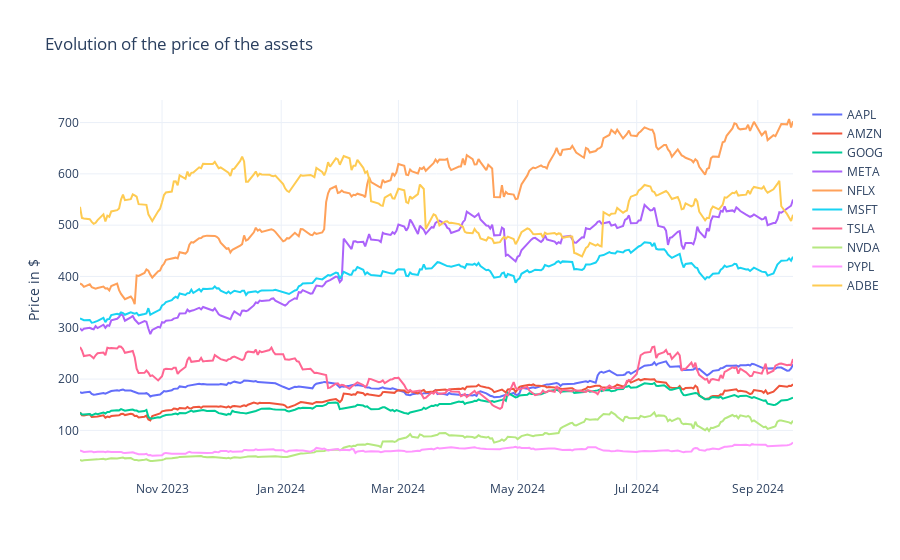

Write notebook code for a chart like this one.
### Code cell
fig = go.Figure()
for a in assets:
    fig.add_trace(go.Scatter(x=data[a].index, y=data[a], name=a))
fig.update_layout(title='Evolution of the price of the assets', yaxis_title='Price in $')
fig.show()

### Figure 1 — Plotly figure (JSON) as saved in the notebook; plotly's stock layout.template omitted (floating-point values rounded to 4 significant figures; data arrays with more than 128 entries replaced by an {"elided": "..."} marker saying what was removed)
{"data": [{"name": "AAPL", "type": "scatter", "x": {"elided": "252 str values"}, "y": {"elided": "252 float values"}}, {"name": "AMZN", "type": "scatter", "x": {"elided": "252 str values"}, "y": {"elided": "252 float values"}}, {"name": "GOOG", "type": "scatter", "x": {"elided": "252 str values"}, "y": {"elided": "252 float values"}}, {"name": "META", "type": "scatter", "x": {"elided": "252 str values"}, "y": {"elided": "252 float values"}}, {"name": "NFLX", "type": "scatter", "x": {"elided": "252 str values"}, "y": {"elided": "252 float values"}}, {"name": "MSFT", "type": "scatter", "x": {"elided": "252 str values"}, "y": {"elided": "252 float values"}}, {"name": "TSLA", "type": "scatter", "x": {"elided": "252 str values"}, "y": {"elided": "252 float values"}}, {"name": "NVDA", "type": "scatter", "x": {"elided": "252 str values"}, "y": {"elided": "252 float values"}}, {"name": "PYPL", "type": "scatter", "x": {"elided": "252 str values"}, "y": {"elided": "252 float values"}}, {"name": "ADBE", "type": "scatter", "x": {"elided": "252 str values"}, "y": {"elided": "252 float values"}}], "layout": {"title": {"text": "Evolution of the price of the assets"}, "yaxis": {"title": {"text": "Price in $"}}}}
